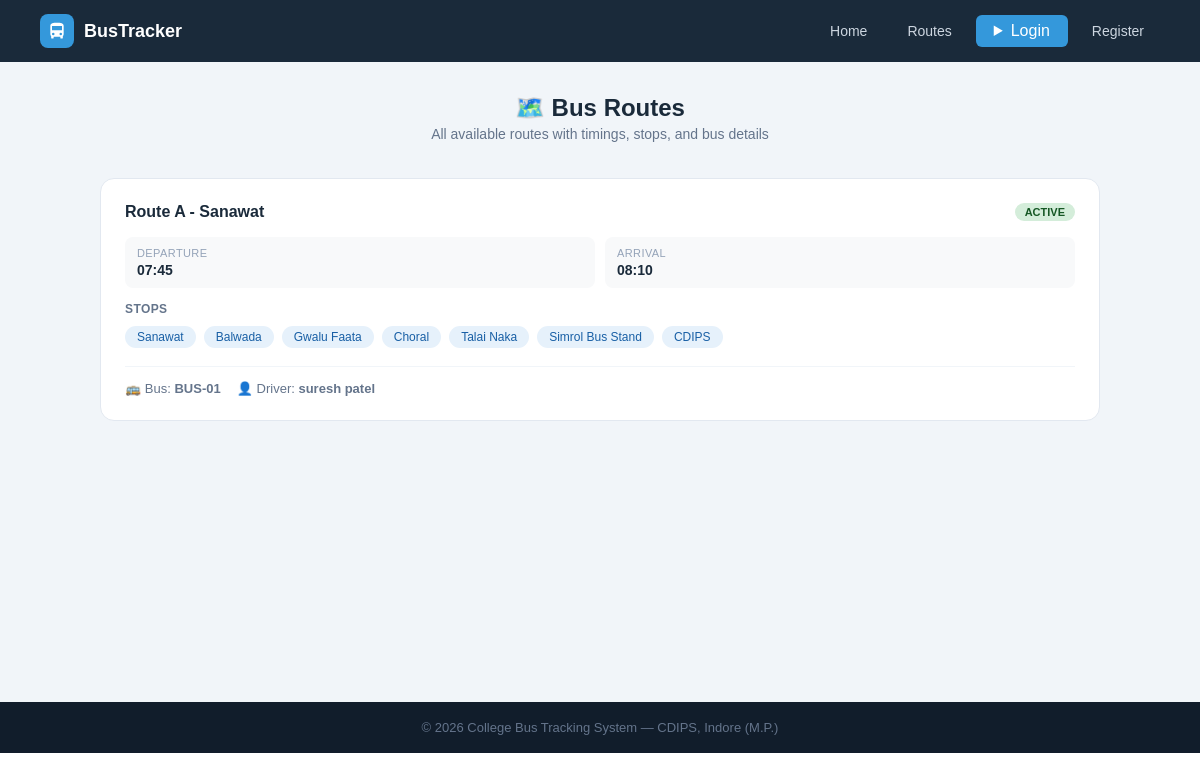
Before: /routes-info with the older database file.
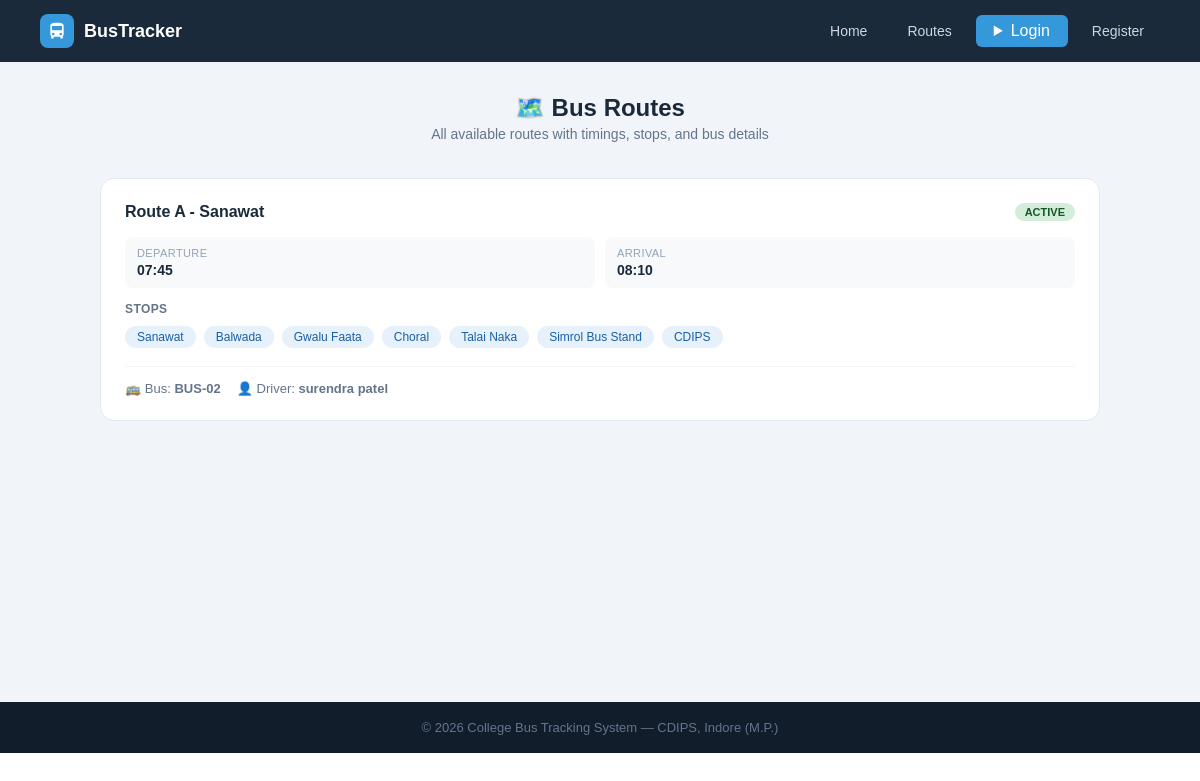
After: the same page with the newer database file.
### tables this page shows
CREATE TABLE routes (
        id INTEGER PRIMARY KEY AUTOINCREMENT,
        route_name TEXT NOT NULL, bus_id INTEGER,
        start_point TEXT, end_point TEXT,
        departure_time TEXT, arrival_time TEXT, stops TEXT, original_bus_id INTEGER,
        FOREIGN KEY(bus_id) REFERENCES buses(id));

CREATE TABLE buses (
        id INTEGER PRIMARY KEY AUTOINCREMENT,
        bus_number TEXT UNIQUE NOT NULL, driver_name TEXT NOT NULL,
        driver_phone TEXT, capacity INTEGER DEFAULT 40,
        status TEXT DEFAULT 'active',
        current_lat REAL DEFAULT 22.7196, current_lng REAL DEFAULT 75.8577, driver_address TEXT);

### app.py (the view)
@app.route('/routes-info')
def routes_page():
    db = get_db()
    routes = db.execute('''SELECT r.*,b.bus_number,b.driver_name,b.status
                           FROM routes r LEFT JOIN buses b ON r.bus_id=b.id''').fetchall()
    db.close(); return render_template('routes.html', routes=routes)

### app.py (called while the page is built, shortened)
def get_db():
    conn = sqlite3.connect(DB)
    conn.row_factory = sqlite3.Row
    return conn

@app.context_processor
def inject_notifications():
    return dict(notifications=[], unread_count=0)

### templates/routes.html (shortened to what this page needs)
{% extends "base.html" %}
{% block content %}
<div class="page">
    <div class="page-header" style="text-align:center;margin-bottom:36px">
        <h1>🗺️ Bus Routes</h1>
        <p>All available routes with timings, stops, and bus details</p>
    </div>
    <div class="routes-grid">
    {% for r in routes %}
    <div class="route-card">
        <div class="route-header">
            <div class="route-name">{{ r.route_name }}</div>
            <span class="badge {{ 'badge-green' if r.status == 'active' else 'badge-red' }}">
                {{ r.status.upper() if r.status else 'ACTIVE' }}
            </span>
        </div>
        <div class="route-info">
            <div class="ri-item"><div class="key">Departure</div><div class="val">{{ r.departure_time }}</div></div>
            <div class="ri-item"><div class="key">Arrival</div><div class="val">{{ r.arrival_time }}</div></div>
        </div>
        <div class="stops-label">Stops</div>
        <div class="stops-flow">
            {% set stop_list = r.stops.replace('-', '→').replace(',', '→').split('→') %}
            {% for stop in stop_list %}
            <span class="stop-chip">{{ stop.strip() }}</span>
            {% endfor %}
        </div>
        {% if r.bus_number %}
        <div class="bus-info">
            <span>🚌 Bus: <b>{{ r.bus_number }}</b></span>
            <span>👤 Driver: <b>{{ r.driver_name }}</b></span>
        </div>
        {% endif %}
    </div>
    {% else %}
    <div style="text-align:center;color:#94a3b8;padding:40px;grid-column:1/-1">No routes available.</div>
    {% endfor %}
    </div>
</div>
{% endblock %}

### templates/base.html (shortened to what this page needs)
<!DOCTYPE html>
<html lang="en">
<head>
    <link rel="stylesheet" href="{{ url_for('static', filename='css/style.css') }}">
</head>
<body>
<nav>
    <div class="nav-logo">
        <div class="nav-logo-icon">
            <svg viewBox="0 0 24 24"><path d="M4 16c0 .88.39 1.67 1 2.22V20a1 1 0 001 1h1a1 1 0 001-1v-1h8v1a1 1 0 001 1h1a1 1 0 001-1v-1.78c.61-.55 1-1.34 1-2.22V6c0-3.5-3.58-4-8-4S4 2.5 4 6v10zm3.5 1a1.5 1.5 0 110-3 1.5 1.5 0 010 3zm9 0a1.5 1.5 0 110-3 1.5 1.5 0 010 3zM6 6h12v5H6V6z"/></svg>
        </div>
        <span>BusTracker</span>
    </div>
    <div class="nav-links">
        <a href="{{ url_for('home') }}">Home</a>
        <a href="{{ url_for('routes_page') }}">Routes</a>
        {% if 'admin' in session or 'student' in session %}
            {% if 'admin' in session %}
                <a href="{{ url_for('admin_dashboard') }}">Admin Panel</a>
                <a href="{{ url_for('students_list') }}">Students</a>
                <a href="{{ url_for('gate_logs_page') }}">Gate Logs</a>
                <a href="{{ url_for('admin_reports') }}">📊 Reports</a>
            {% else %}
                <a href="{{ url_for('dashboard') }}">My Dashboard</a>
                <details class="bell-wrap">
                    <summary class="bell-btn">
                        🔔
                        {% if unread_count > 0 %}
                        <span class="bell-badge">{{ unread_count }}</span>
                        {% endif %}
                    </summary>
                    <div class="bell-dropdown">
                        <div class="bell-dropdown-header">
                            <span>Notifications</span>
                            <div style="display:flex;gap:6px;">
                                {% if unread_count > 0 %}
                                <form method="POST" action="{{ url_for('mark_notifications_read') }}">
                                    <button class="bell-action-btn">✓ Read</button>
                                </form>
                                {% endif %}
                                {% if notifications %}
                                <form method="POST" action="{{ url_for('delete_all_notifications') }}"
                                      onsubmit="return confirm('Delete all notification?')">
                                    <button class="bell-action-btn bell-delete-btn">🗑 Delete all</button>
                                </form>
                                {% endif %}
                            </div>
                        </div>
                        {% if notifications %}
                            {% for n in notifications %}
                            <div class="bell-notif-item {{ 'bell-unread' if not n.is_read else '' }}">
                                <div class="bell-notif-row">
                                    <div class="bell-notif-msg">{{ n.message }}</div>
                                    <form method="POST" action="{{ url_for('delete_notification', nid=n.id) }}">
                                        <button class="bell-del-one" title="Delete">✕</button>
                                    </form>
                                </div>
                                <div class="bell-notif-time">🕐 {{ n.created_at[:16] if n.created_at else '' }}</div>
                            </div>
                            {% endfor %}
                        {% else %}
                        <div class="bell-empty">
                            <span>🔕</span>
                            <div>No notification available</div>
                        </div>
                        {% endif %}
                    </div>
                </details>
            {% endif %}
            <span style="color:#94a3b8;font-size:13px">
                Hi,
                {% if 'admin' in session %}
                {{ session['admin']['name'] }}
                {% else %}
                {{ session['student']['name'] }}
                {% endif %}
            </span>
            {% if 'admin' in session %}
            <a href="/logout/admin" class="btn-danger">Logout</a>
            {% else %}
            <a href="/logout/student" class="btn-danger">Logout</a>
            {% endif %}
        {% else %}
            <div style="position: relative; display: inline-block;">
                <details style="list-style: none;">
                    <summary class="btn-nav" style="cursor: pointer; user-select: none;">
                        Login
                    </summary>
                </details>
            </div>
            <a href="{{ url_for('register') }}">Register</a>
        {% endif %}
    </div>
</nav>
{% block content %}{% endblock %}
<footer><p>© 2026 College Bus Tracking System — CDIPS, Indore (M.P.)</p></footer>
</body>
</html>

### static/css/style.css (style rules this page uses)
* { margin: 0; padding: 0; box-sizing: border-box; font-family: Arial, sans-serif; }
a { text-decoration: none; }
nav { display: flex; justify-content: space-between; align-items: center; padding: 14px 40px; background: #1a2a3a; position: sticky; top: 0; z-index: 100; }
.nav-logo { display: flex; align-items: center; gap: 10px; }
.nav-logo-icon { width: 34px; height: 34px; background: #3498db; border-radius: 8px; display: flex; align-items: center; justify-content: center; }
.nav-logo-icon svg { width: 20px; height: 20px; fill: white; }
.nav-logo span { color: white; font-size: 18px; font-weight: bold; }
.nav-links { display: flex; gap: 8px; align-items: center; }
.nav-links a { color: #cdd6e0; font-size: 14px; padding: 7px 16px; border-radius: 6px; transition: background .2s; }
.nav-links .btn-nav { background: #3498db; color: white; padding: 7px 18px; border-radius: 6px; }
footer { background: #111d2b; color: #64748b; text-align: center; padding: 18px; font-size: 13px; }
.badge { display: inline-block; padding: 3px 10px; border-radius: 20px; font-size: 11px; font-weight: bold; }
.badge-green { background: #d4edda; color: #155724; }
.page { padding: 32px 40px; background: #f1f5f9; min-height: 80vh; }
.page-header { margin-bottom: 24px; }
.page-header h1 { font-size: 24px; color: #1a2a3a; font-weight: bold; }
.page-header p { font-size: 14px; color: #64748b; margin-top: 4px; }
.stop-chip { background: #e6f1fb; color: #185fa5; font-size: 12px; padding: 4px 12px; border-radius: 20px; margin: 4px 4px 4px 0; }
.routes-grid { display: grid; grid-template-columns: repeat(auto-fit, minmax(300px, 1fr)); gap: 20px; max-width: 1000px; margin: 0 auto; }
.route-card { background: white; border-radius: 14px; border: 1px solid #e2e8f0; padding: 24px; transition: box-shadow .2s; }
.route-header { display: flex; justify-content: space-between; align-items: flex-start; margin-bottom: 16px; }
.route-name { font-size: 16px; font-weight: bold; color: #1a2a3a; }
.route-info { display: grid; grid-template-columns: 1fr 1fr; gap: 10px; margin-bottom: 14px; }
.ri-item { background: #f8f9fa; border-radius: 8px; padding: 10px 12px; }
.ri-item .key { font-size: 11px; color: #94a3b8; text-transform: uppercase; letter-spacing: .4px; margin-bottom: 3px; }
.ri-item .val { font-size: 14px; font-weight: bold; color: #1a2a3a; }
.stops-flow { display: flex; flex-wrap: wrap; gap: 4px; }
.stops-label { font-size: 12px; color: #64748b; font-weight: bold; margin-bottom: 6px; text-transform: uppercase; letter-spacing: .4px; }
.bus-info { margin-top: 14px; padding-top: 14px; border-top: 1px solid #f1f5f9; font-size: 13px; color: #64748b; display: flex; gap: 16px; }

Changed rows visible on the page:
changed routes "Route A - Sanawat": bus_number "BUS-01" → "BUS-02"; driver_name "suresh patel" → "surendra patel"
